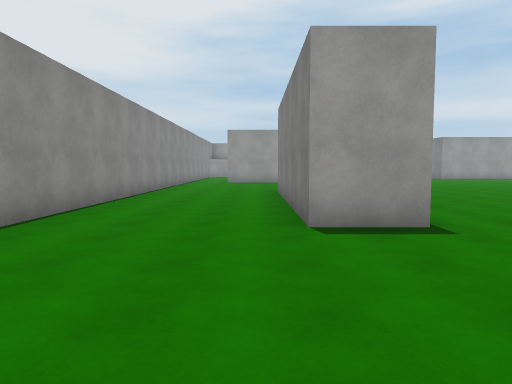
[1] (above)

24 first-person views from a walk through a 3-D level made in the Unity game engine. The camera is 1.5 m above the floor, tilts 4° down and sees 70° across. The floor is counted in squares, 2 m on a side. Each view is taken from the middle of a square. On the plan, view 1 faces up. The plan holds only what a view shows up to about 11 squares ahead; the rest is blank. Door leaves are left out, so doorways stand open. Surface patterns are stand-ins for the level's own textures.

[2]
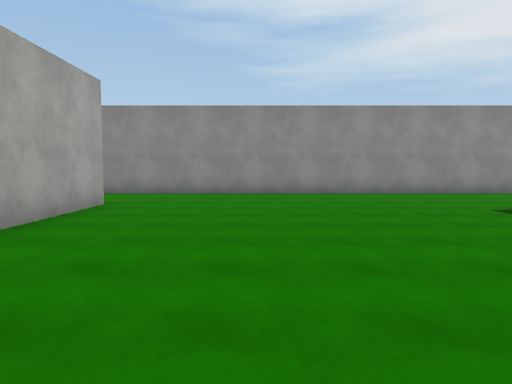

[3]
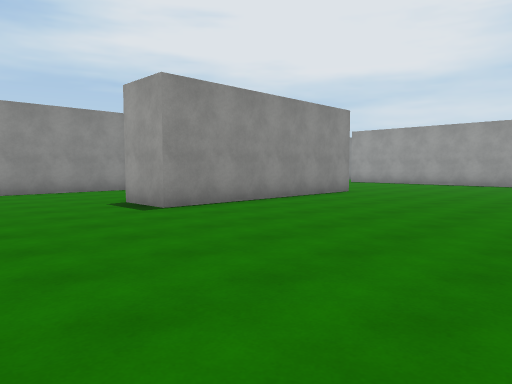

[4]
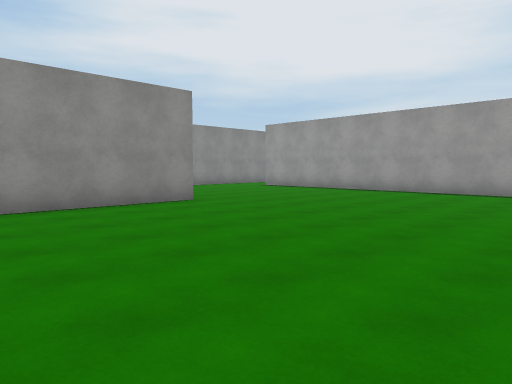

[5]
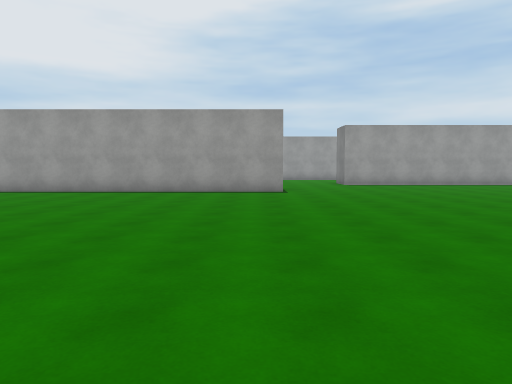

[6]
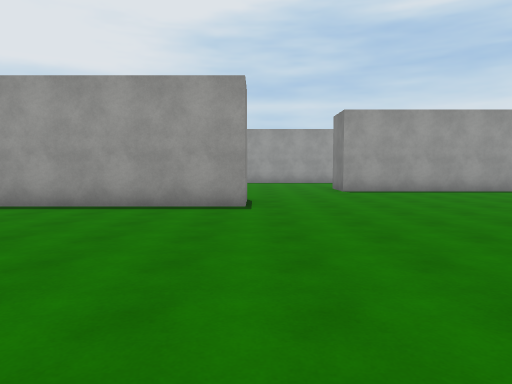

[7]
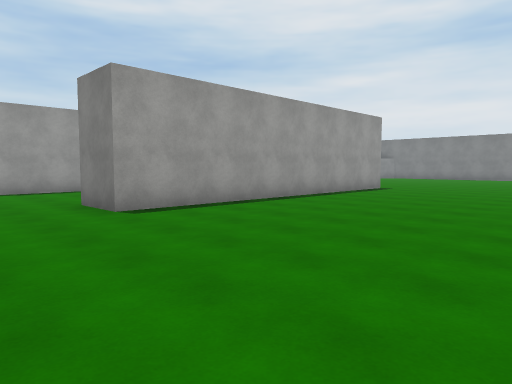

[8]
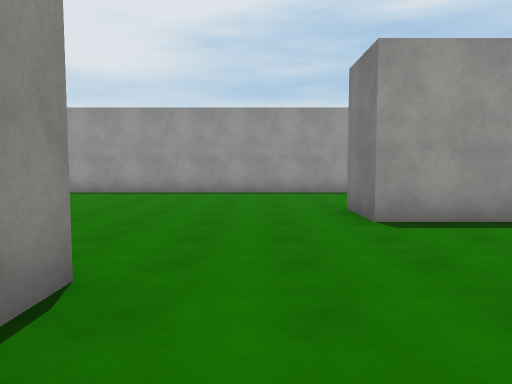

[9]
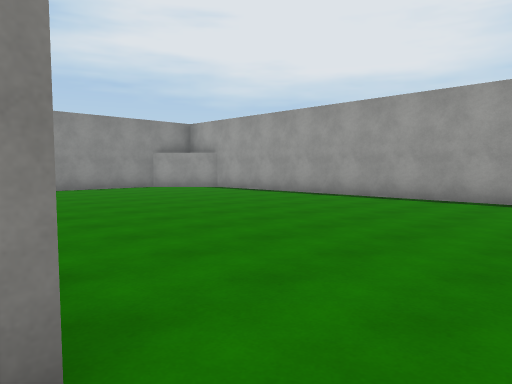

[10]
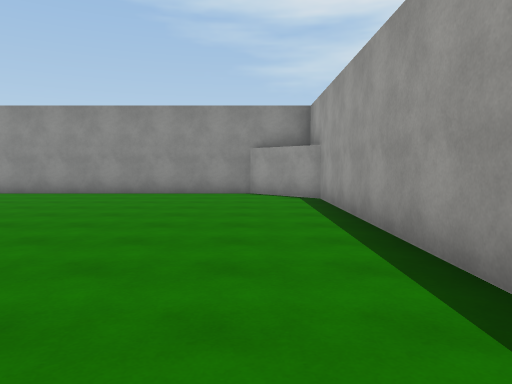

[11]
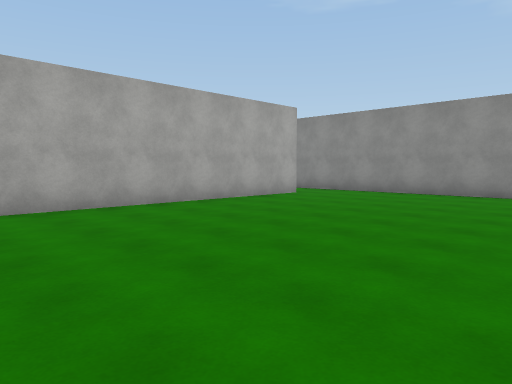

[12]
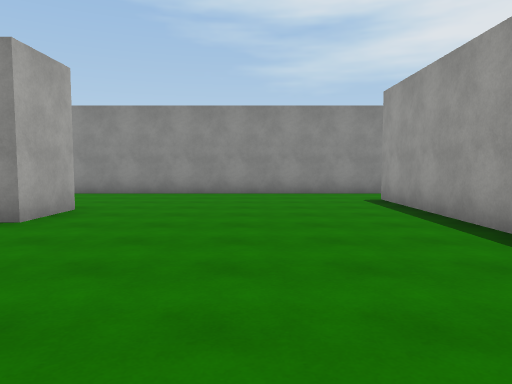

[13]
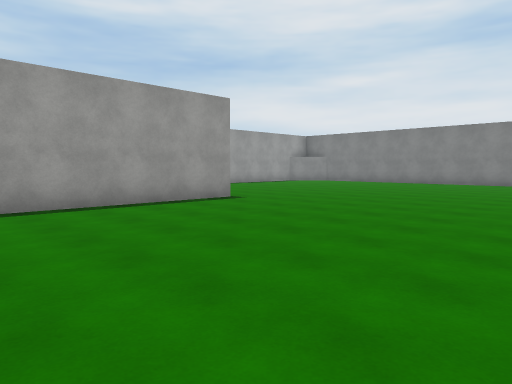

[14]
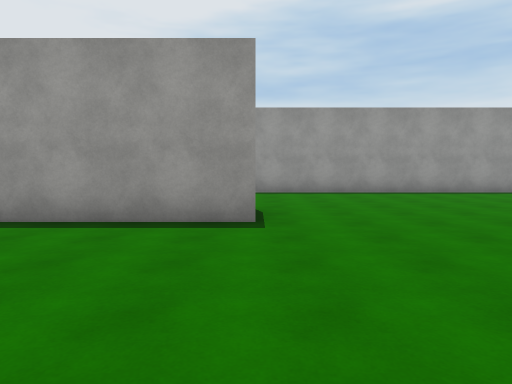

[15]
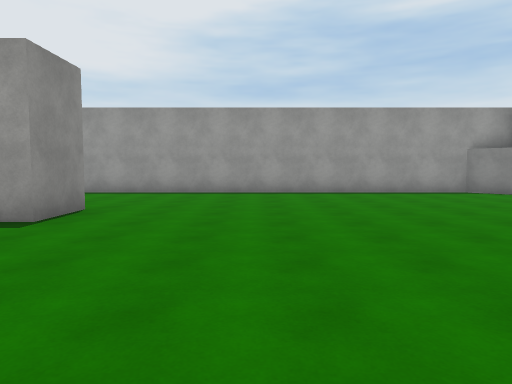

[16]
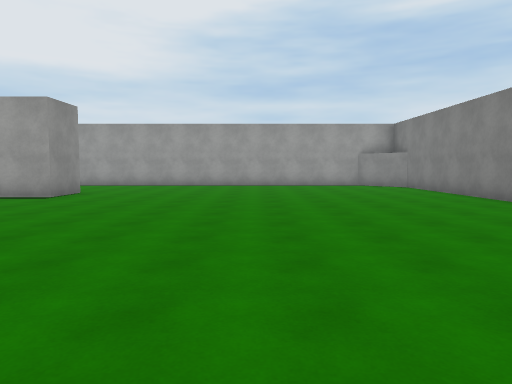

[17]
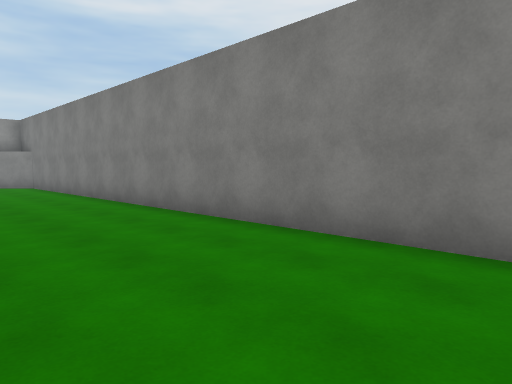

[18]
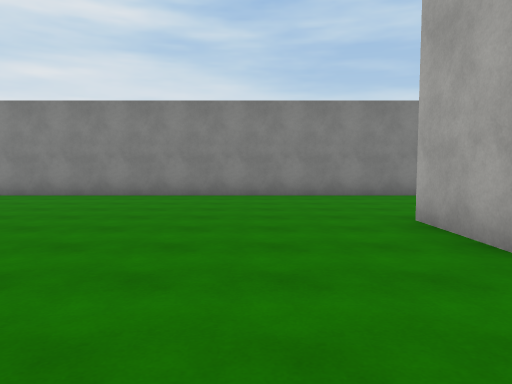

[19]
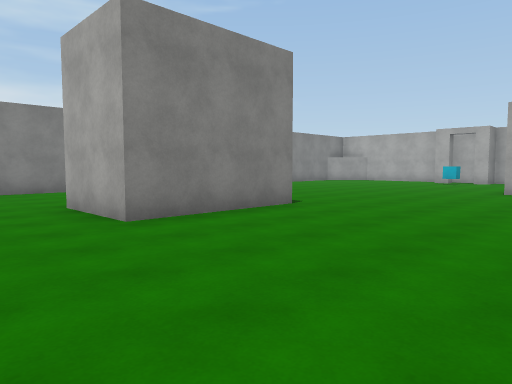

[20]
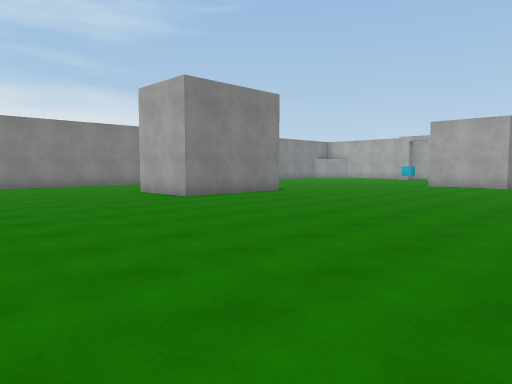

[21]
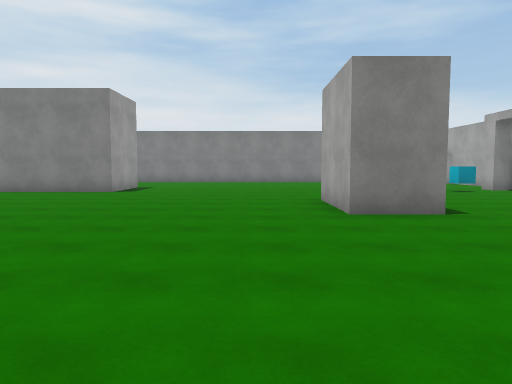

[22]
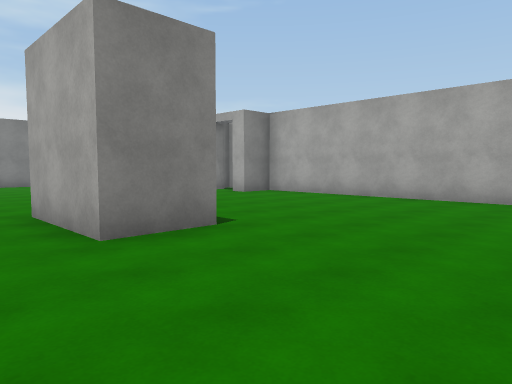

[23]
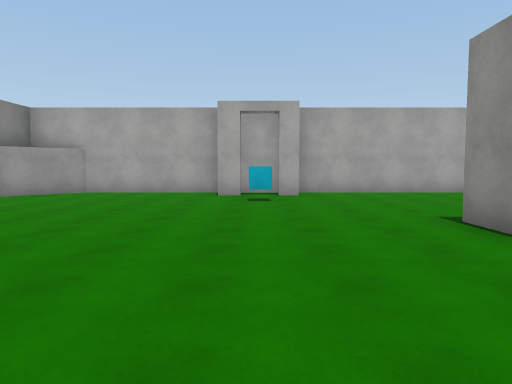

[24]
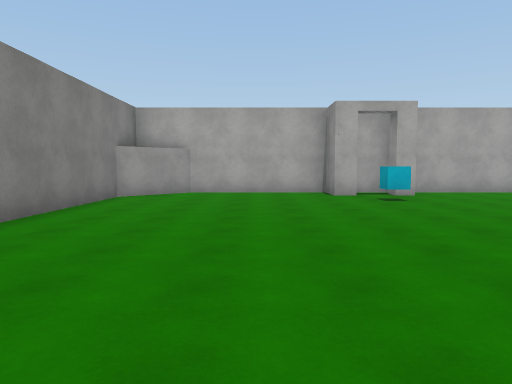

### Floor plan
Points are (right, up) in squares from view 1. A wall is a line through its corners. A room is listed if a view was taken in it or the views show most of it. See-through windows are left out.
Room 1 (views 1, 2, 3, 4, 5, 6, 7, 8, 9, 10, 11, 12, 13, 14, 15, 16, 17, 18, 19, 20, 21, 22, 23, 24)
walls: (7.9, 16.9) (-1.4, 16.9); (7.8, 18.4) (7.8, 17.4); (23.7, 5.1) (23.7, 8.8) (26.1, 8.8); (2.2, 10.8) (2.2, 4.5) (0.7, 4.5) (0.7, 10.8) (2.2, 10.8); (18.7, -2) (18.7, -0.5) (21.2, -0.5); (21.2, -1) (21.2, -2); (20, 22.5) (20, 20.9) (10.6, 20.9) (10.6, 22.5); (12.1, 26.5) (-1.5, 26.5) (-3.2, 24.9) (-3.2, -4.2); (30.4, 6.8) (30.4, 23.2); (-1.4, 18.4) (5.9, 18.4); (16.5, -7.5) (22.9, -7.5); (22.9, -6.4) (23.4, -6.4); (-0.2, -3) (2.8, -3); (24.4, -6.4) (25, -6.4) (25, -7.5); (23.1, -7.5) (28.9, -7.5) (30.4, -6) (30.4, -1.8); (29.9, 25.7) (29, 26.5) (18, 26.5)
ways out: open door at (24, -7)
objects: other object (24, -5)

Positions as (right, up) in squares from view 1, and headings:
1: (0, 0), facing up
2: (7, 0), facing left
3: (8, 1), facing up-left
4: (9, 6), facing up-left
5: (7, 6), facing up
6: (8, 10), facing up
7: (8, 15), facing up-right
8: (9, 16), facing up
9: (9, 18), facing up-left
10: (7, 25), facing left
11: (7, 25), facing down-left
12: (7, 14), facing left
13: (14, 14), facing up-right
14: (20, 16), facing up
15: (23, 16), facing up
16: (25, 12), facing up
17: (27, 11), facing up-right
18: (21, 11), facing right
19: (19, 11), facing down-right
20: (16, 14), facing down-right
21: (13, 1), facing right
22: (15, 1), facing down-right
23: (24, 3), facing down
24: (27, 3), facing down
